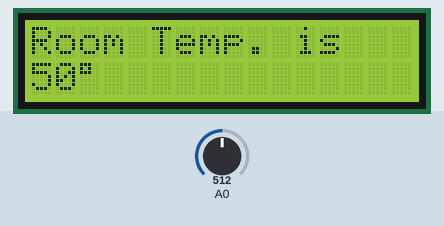
The sketch below on a simulated Arduino Uno, built with avr-gcc and run on an emulated ATmega328P. On the bench: 16×2 character LCD. The test bench sets the inputs (shaded band); at power-on: A0 = 512. What the sketch prints to the serial monitor is not drawn.

Above: at 1.2 s.
1.3 s: A0 set to 108
At 4.1 s:
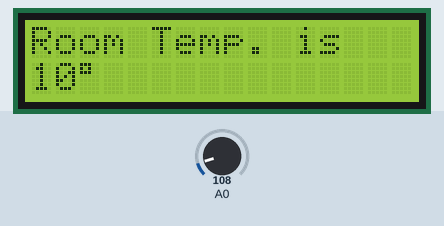
4.5 s: A0 set to 95
At 6.7 s:
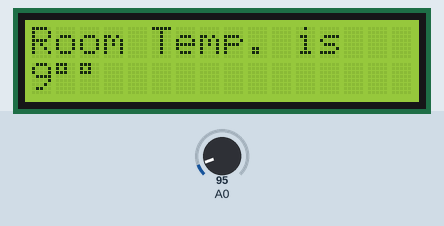
7.5 s: A0 set to 122
At 10.5 s:
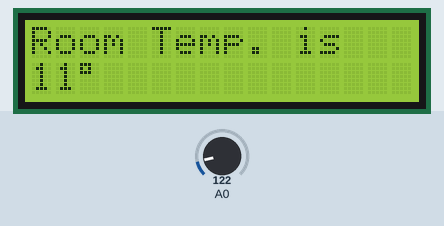
Timing chart, 0 to 12.0 s (numbered marks = the images above; inputs shaded):
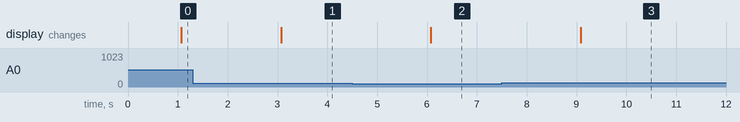

The sketch:

LM35_ADC.ino
```cpp
// include the library code:
#include <LiquidCrystal.h>

// initialize the library with the numbers of the interface pins
LiquidCrystal lcd(12, 11, 5, 4, 3, 2); //(RS,EN,D4,D5,D6,D7)

void setup() {

   // set up the LCD's number of columns and rows:
  lcd.begin(16, 2);
Serial.begin(9600);
}

void loop() {
  // set the cursor to column 0, line 1
  // (note: line 1 is the second row, since counting begins with 0):
  int sensorValue = analogRead(A0);
 //scaling of sensor value
  int percent= map(sensorValue,0,1023,0,100);

  Serial.print(percent);
  Serial.println((char)223); // to print degree symbol

  Serial.print(sensorValue);
  Serial.println((char)223); // to print degree symbol
  lcd.setCursor(0,0); //(colum, row)
  lcd.print("Room Temp. is");
  delay (1000);

  lcd.setCursor(0,1);
  lcd.print(percent);
  lcd.print((char)223); // to print degree symbol

}
```

Measured:
- the behaviour switches between 103 and 102 on A0 (found by bisection; images 1 and 2)
- after the input at 1.3 s, the display: changes after 1.8 s (image 1)
- after the input at 4.5 s, the display: changes after 1.6 s (image 2)
- after the input at 7.5 s, the display: changes after 1.6 s (image 3)
